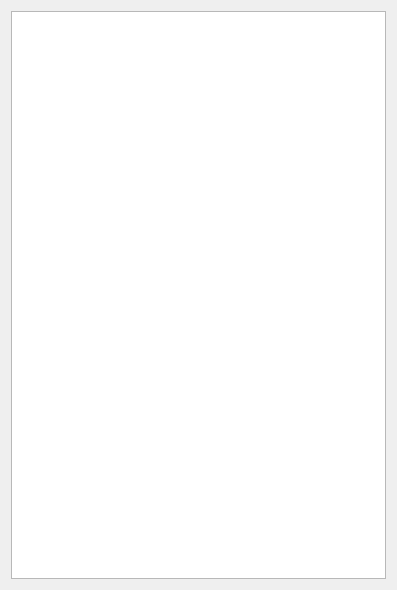
<?xml version="1.0" encoding="UTF-8"?>
<ui version="4.0">
 <class>HistogramView</class>
 <widget class="QWidget" name="HistogramView">
  <property name="geometry">
   <rect>
    <x>0</x>
    <y>0</y>
    <width>397</width>
    <height>590</height>
   </rect>
  </property>
  <property name="windowTitle">
   <string>Image histogram</string>
  </property>
  <layout class="QGridLayout" name="gridLayout">
   <item row="0" column="0" colspan="2">
    <widget class="QGraphicsView" name="_histogramView">
     <property name="sizePolicy">
      <sizepolicy hsizetype="Preferred" vsizetype="Preferred">
       <horstretch>0</horstretch>
       <verstretch>0</verstretch>
      </sizepolicy>
     </property>
     <property name="minimumSize">
      <size>
       <width>256</width>
       <height>256</height>
      </size>
     </property>
     <property name="backgroundBrush">
      <brush brushstyle="NoBrush">
       <color alpha="0">
        <red>0</red>
        <green>0</green>
        <blue>0</blue>
       </color>
      </brush>
     </property>
    </widget>
   </item>
  </layout>
 </widget>
 <resources/>
 <connections/>
</ui>
